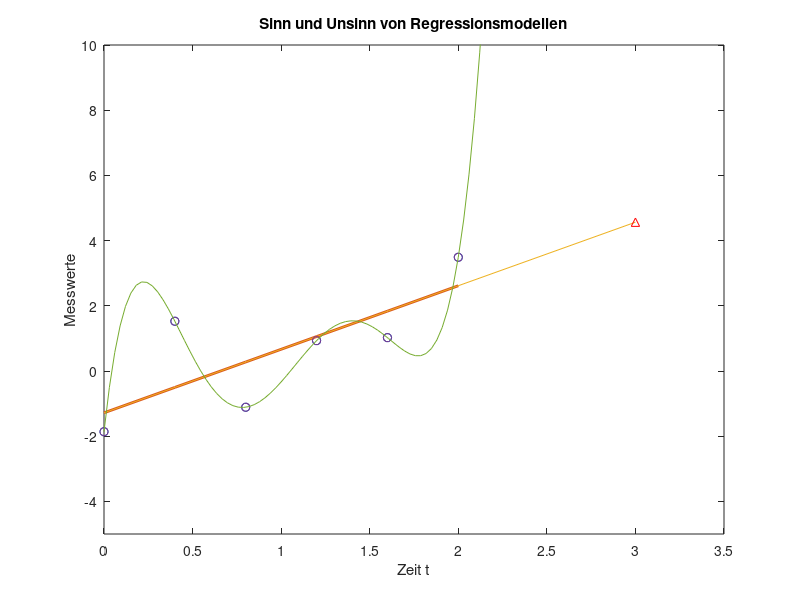

MATLAB code for this plot:
%% Regression und Overfitting
t = (0:0.4:2)';
y = [-1.8616; 1.5265; -1.1116; 0.93208; 1.0236; 3.4886]; 
D =[ones(size(t)), t];
beta = linsolve(D'*D, D'*y);
plot(t, y, 'o', t, D*beta, 'Linewidth', 2); 
xlabel('Zeit t'), ylabel('Messwerte'); 
title('Sinn und Unsinn von Regressionsmodellen'); 
%% Vorhersage bei t=3; 
y3 = beta(1) + beta(2) * 3; 
hold on; 
plot([0,3], [beta(1), y3], 3,y3, 'r^'); 
hold off;
xlim([0, 3.5]);

%% Regression mit Polynom 5. Ordnung
tt = linspace(0,3)'; 
D = [ones(size(t)), t, t.^2, t.^3, t.^4, t.^5];
Dtt = [ones(size(tt)), tt, tt.^2, tt.^3, tt.^4, tt.^5];
beta5 = linsolve(D'*D, D'*y);
hold on; 
plot(t, y, 'o', tt, Dtt*beta5, ...
  tt(end), Dtt(end,:)*beta5, 'v');
hold off;
ylim([-5,10]); 
